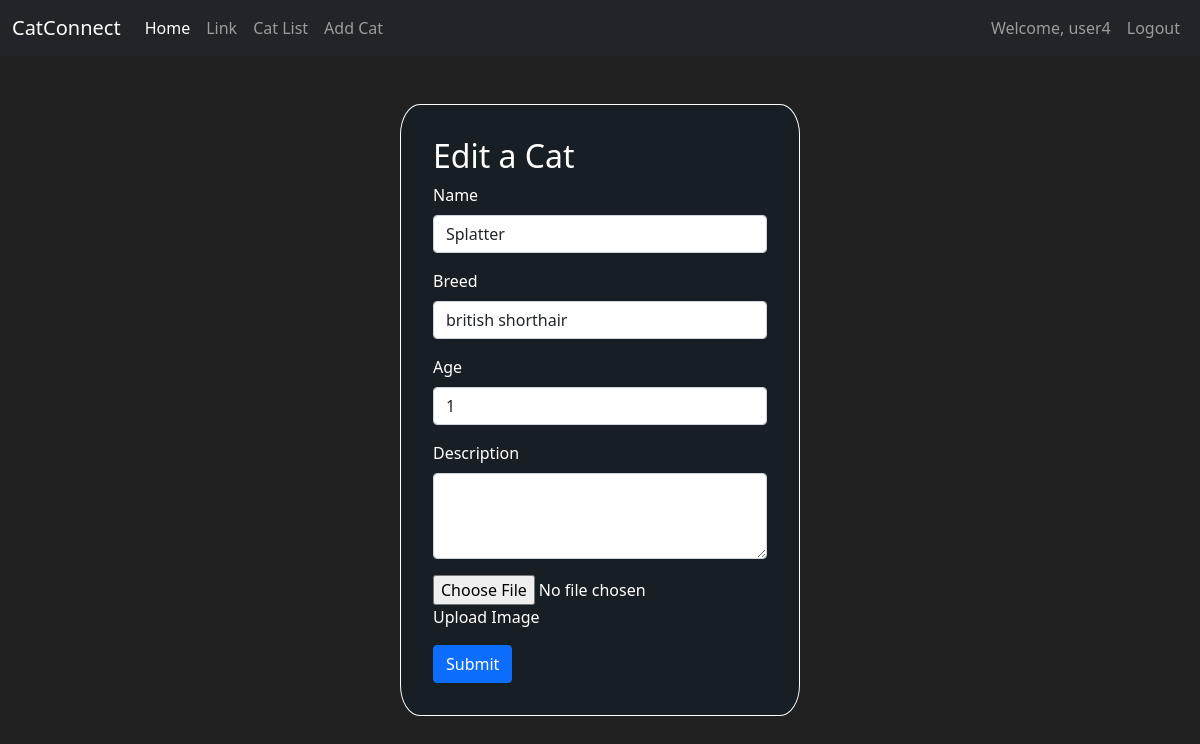
Screenshot of /editcat/1 (signed in) with the database file from the repository.
### catconnect/models.py (models this page shows, shortened)
class User(db.Model, UserMixin):
    id = db.Column(db.Integer(), primary_key=True)
    username = db.Column(db.String(length=30), nullable=False, unique=True)
    email_address = db.Column(db.String(length=50), nullable=False, unique=True)
    password_hash = db.Column(db.String(length=60), nullable=False)
    limit = db.Column(db.Integer(), nullable=False, default=1000)
    items = db.relationship('Item', backref='owned_user', lazy=True)
    @property
    def password(self):
        return self.password

class Cats(db.Model):
    id = db.Column(db.Integer, primary_key=True) #primary key column, automatically generated IDs
    name = db.Column(db.String(80), index=True, unique=False) # book title
    breed = db.Column(db.String(80), index=True, unique=False) #author surname
    age = db.Column(db.Integer, index=True, unique=False) #the month of book suggestion
    description = db.Column(db.String(125), index=True, unique=False) #the year of book suggestion
    image = db.Column(db.String(80), index=True, unique=False)
    date_added = db.Column(db.DateTime, default=datetime.utcnow)

### catconnect/routes.py (the view)
@app.route("/editcat/<int:id>", methods=['GET'])
@login_required
def editcat(id):
    cat = Cats.query.get(id)
    return render_template('edit_cat.html', cat=cat)

### catconnect/models.py (called while the page is built)
@login_manager.user_loader
def load_user(user_id):
    return User.query.get(int(user_id))

### catconnect/templates/edit_cat.html (shortened to what this page needs)
{% extends 'base2.html' %}
{% block style %}
<link rel="stylesheet" href="{{ url_for('static', filename='add_cat.css') }}">
{% endblock %}
{% block contents %}
<div class="container">
  {% if cat %}
    <section class="add-cat-container my-5">
        <div class="form-container">
        <h2>Edit a Cat</h2>
        <form id="form-add-cat" method='POST' action="{{url_for('updatecat', id=cat.id)}}" enctype="multipart/form-data">
            <div class="form-group mb-3">
            <label for="cat_name" class="form-label">Name</label>
            <input type="text" name="cat_name" class="form-control" id="cat_name" value="{{cat.name}}" required>
            </div>
            <div class="form-group mb-3">
            <label for="breed" class="form-label">Breed</label>
            <input type="text" name="breed" class="form-control" id="breed" value="{{cat.breed}}" required>
            </div>
            <div class="form-group mb-3">
            <label for="age" class="form-label">Age</label>
            <input type="number" name="age" class="form-control" id="age" value="{{cat.age}}" required>
            </div>
            <div class="form-group mb-3">
                <label class="form-label" for="description">Description</label>
                <textarea name="description" class="form-control" id="description" value="{{cat.description}}" rows="3" required></textarea>
            </div>
            <div class="form-group mb-3 custom-file">
            <input type="file" name="file" class="custom-file-input" id="file" value="{{cat.image}}" required>
            <label class="custom-file-label" for="file">Upload Image</label>
            </div>
            <button type="submit" class="btn btn-primary">Submit</button>
        </form>
        </div>
    </section>
  {% endif %}
</div>
{% endblock %}

### catconnect/templates/base2.html (shortened to what this page needs)
<!doctype html>
<html lang="en">
<head>
    <link rel="stylesheet" href="{{ url_for('static', filename='style.css') }}">
    {% block style %} {% endblock %}
    <link href="https://cdn.jsdelivr.net/npm/bootstrap@5.0.2/dist/css/bootstrap.min.css" rel="stylesheet">
    <link rel="stylesheet" type="text/css" href="//cdn.datatables.net/1.10.25/css/jquery.dataTables.min.css">
</head>
<body>
    <nav class="navbar navbar-expand-lg navbar-dark bg-dark">
      <div class="container-fluid">
        <a class="navbar-brand" href="/">CatConnect</a>
        <div class="collapse navbar-collapse" id="navbarSupportedContent">
          <ul class="navbar-nav me-auto mb-2 mb-lg-0">
            <li class="nav-item">
              <a class="nav-link active" aria-current="page" href="/">Home</a>
            </li>
            <li class="nav-item">
              <a class="nav-link" href="#">Link</a>
            </li>
            <li class="nav-item">
              <a class="nav-link" href="{{ url_for('cat_list') }}">Cat List</a>
            </li>
            <li class="nav-item">
              <a class="nav-link" href="{{ url_for('addcat') }}">Add Cat</a>
            </li>
          </ul>
          {% if current_user.is_authenticated %}
               <ul class="navbar-nav">
                  <li class="nav-item">
                     <a class="nav-link">Welcome, {{ current_user.username }}</a>
                  </li>
                  <li class="nav-item">
                     <a class="nav-link" href="{{ url_for('logout_page') }}">Logout</a>
                  </li>
               </ul>
          {% endif %}
        </div>
      </div>
    </nav>
    <main id="main">
        {% block contents %}
        {% endblock %}
    </main>
</body>
</html>

### catconnect/static/style.css (style rules this page uses)
#main { height: calc(100vh - 56px); }

### catconnect/static/add_cat.css (style rules this page uses)
body { background-color: #212121 !important; color: #fff !important; }
.add-cat-container { color: #fff; display: flex; justify-content: center; align-items: center; }
.form-container { background-color: #152733 !important; background-color: #181f24 !important; border-radius: 5%; width: 400px; border: 1px #fff solid; padding: 2rem; }

### rows the page displays
User: username "user4"
Cats: cat_name "Splatter", breed "british shorthair", age "1"
